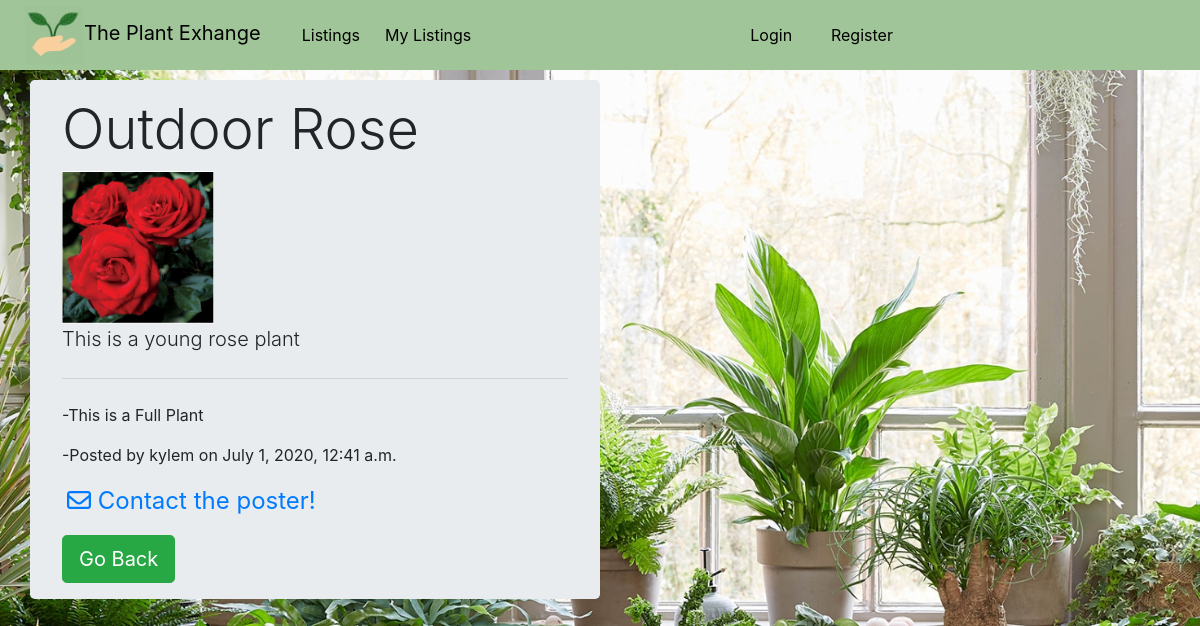
/info/19, run on the app's committed database.
### plant_exchange/models.py (models this page shows, shortened)
class Plant(models.Model):
    title = models.CharField(max_length=50)
    description = models.CharField(max_length=250, default="This is a succulent")
    display_picture = models.FileField()
    plant_type = models.CharField(max_length = 30, choices=plant_choices, default='Indoor')
    plant_shape = models.CharField(max_length = 30, choices=plant_style, default='Cutting')
    uploader = models.ForeignKey(User,on_delete=models.CASCADE, related_name="plant_uploader")
    created_at = models.DateTimeField(auto_now_add=True)
    updated_at = models.DateTimeField(auto_now=True)

### plant_exchange/views.py (the view)
# urls.py: path("info/<int:id>", views.info, name="info"),
def info(request, id):
    context = {
        'plant': Plant.objects.get(pk = id),
    }
    return render(request, 'info.html', context)

### plant_exchange/templates/info.html (shortened to what this page needs)
    {% extends "layout.html" %}
    {% block body %}
    <div class="jumbotron">
        <h1 class="display-4">{{plant.plant_type}} {{plant.title}}</h1>
        <img src="{{ plant.display_picture.url }}" class="img_info_size"/>
        <p class="lead">{{plant.description}}</p>
        <hr class="my-4">
        <p>-This is a {{plant.plant_shape}}</p>
        <p>-Posted by {{plant.uploader}} on {{plant.created_at}}</p>
        <p><a id ="mail" href="mailto:{{plant.uploader.email}}" target="_blank"
            ><i id="icon" class="far fa-envelope"></i> Contact the poster!</a></p>
        <a class="btn btn-success btn-lg" href="/" role="button">Go Back</a>
    </div>
    {% endblock %}

### plant_exchange/static/style.css (style rules this page uses)
body { background-image: url("./plants.jpg"); height: 100%; background-repeat: no-repeat; background-size: cover; margin-top: 5rem; background-attachment: fixed; }
.img_info_size { width:30% }
.jumbotron { padding: 1rem 2rem; width: 50%; }
#icon { font-size: 3vh; }
#mail { font-size: 3vh; margin-left: 1%; }

### data on the page
Plant: plant_type "Outdoor", title "Rose", display_picture (picture), description "This is a young rose plant", plant_shape "Full Plant", uploader "kylem", created_at "July 1, 2020, 12:41 a.m."
